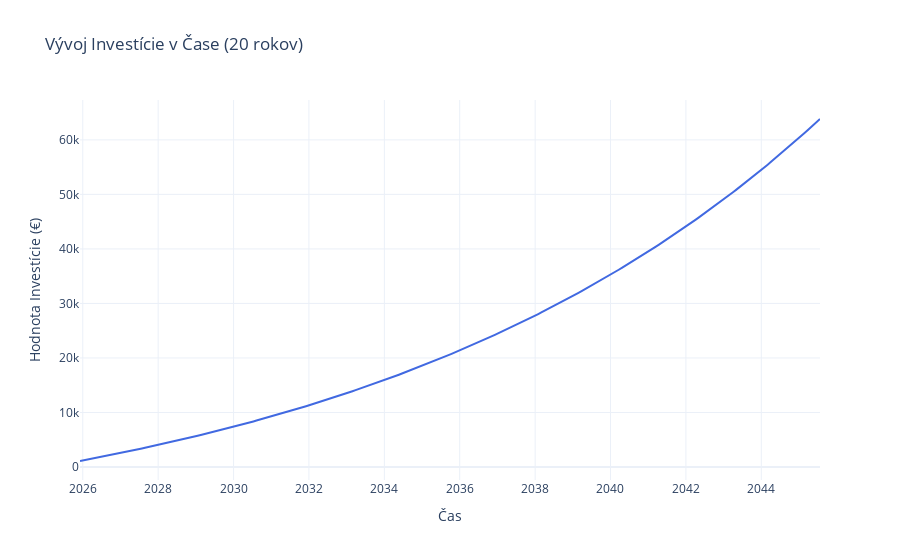

Notebook code for this chart:
### Code cell
import plotly.graph_objects as go
import pandas as pd
from datetime import date, timedelta
import plotly.io as pio
# --- VSTUPNÉ HODNOTY OD POUŽÍVATEĽA (príklady) ---
jednorazovy_vklad_input = 1000   # Napr. €
pravidelny_vklad_input = 100     # Napr. € mesačne
urokova_sadzba_input = 8         # V percentách, napr. 5 pre 5%
pocet_rokov_input = 20           # V rokoch

# --- 1. Simulácia vývoja investície ---
hodnoty_investicie = simuluj_vyvoj_investicie(
    jednorazovy_vklad_input,
    pravidelny_vklad_input,
    urokova_sadzba_input,
    pocet_rokov_input
)

# --- 2. Príprava dát pre graf ---
# Vytvoríme časovú os pre graf (mesiace)
datum_start = date.today()
mesiace = [datum_start + timedelta(days=30*i) for i in range(len(hodnoty_investicie))]

# Pandas DataFrame pre jednoduchšiu prácu s dátami
df = pd.DataFrame({
    'Dátum': mesiace,
    'Hodnota_Investicie': hodnoty_investicie,
})

# --- 3. Vytvorenie grafu pomocou Plotly ---
fig = go.Figure()


fig.add_trace(go.Scatter(
    x=df['Dátum'],
    y=df['Hodnota_Investicie'],
    mode='lines',
    name='Vývoj Investície',
    line=dict(color='royalblue', width=2),
    ))

# --- 4. Pridanie detailov a titulkov k grafu ---
fig.update_layout(
    title=f'Vývoj Investície v Čase ({pocet_rokov_input} rokov)',
    xaxis_title='Čas',
    yaxis_title='Hodnota Investície (€)',
    hovermode='x unified', # Pre lepšiu interaktivitu
    template='plotly_white', # Pre čistý vzhľad
    )

# Zobrazí graf
fig.show()

### Figure 1 — Plotly figure (JSON) as saved in the notebook; plotly's stock layout.template omitted (floating-point values rounded to 4 significant figures; data arrays with more than 128 entries replaced by an {"elided": "..."} marker saying what was removed)
{"data": [{"line": {"color": "royalblue", "width": 2}, "mode": "lines", "name": "Vývoj Investície", "type": "scatter", "x": {"elided": "240 str values"}, "y": {"elided": "240 float values"}}], "layout": {"hovermode": "x unified", "title": {"text": "Vývoj Investície v Čase (20 rokov)"}, "xaxis": {"title": {"text": "Čas"}}, "yaxis": {"title": {"text": "Hodnota Investície (€)"}}}}
